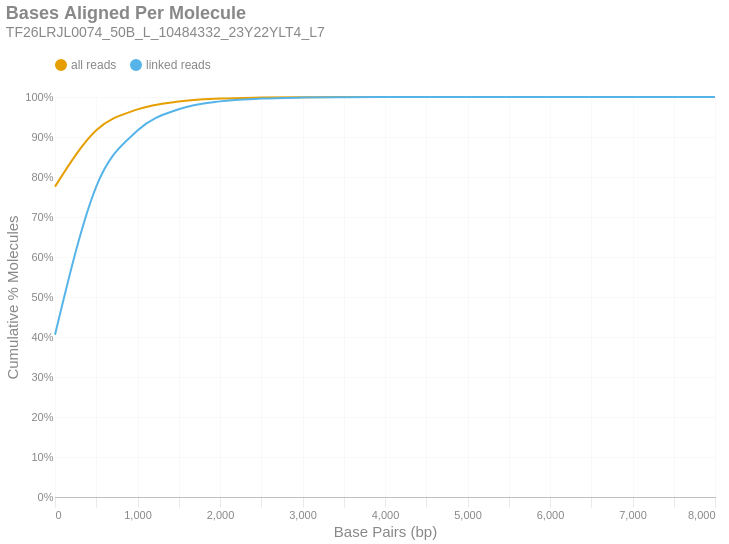

Here is the notebook cell this chart was saved with:
### Markdown cell above
### Bases Aligned Per Molecule
This is a cumulative frequency distribution showing the number of base pairs aligned per unique molecule. These data are shown in 500 bp bins. There are two distributions: one with `all reads` (yellow) and another with only `linked reads` (blue). The percent of molecules in the `linked reads` distribution is relative to the total number of linked molecules.

### Code cell
if SKIPLR:
    print_html(f"Skipped")
else:
    binned_df = consolidated_hist(valids['aligned_bp'], mask, 500, True)
    with SafeRender(binned_df):
        (
            density_plot(binned_df, 'Bases Aligned Per Molecule', samplename, 'basesper')
            .encode(
                x=alt.X('bin:Q', title="Base Pairs (bp)").axis(tickMinStep=500).scale(padding=0),
                y=alt.Y('value:Q', title='Cumulative % Molecules')
                    .axis(format='%')
                    .scale(domain = [0,1])
                    .stack(False),
                color=alt.Color("key:N").scale(domain = ["all reads", "linked reads"]),
                tooltip = [
                    alt.Tooltip("key:N", title = "Data Type"),
                    alt.Tooltip("range_label:N", title="Bases Aligned Per Molecule"),
                    alt.Tooltip("value:Q", format = ".2%", title="% Molecules (Cum.)")
                ]
            )
        ).display()

### Figure 1 — Vega-Lite specification as saved in the notebook (floating-point values rounded to 4 significant figures)
{"width": "container", "height": 400, "config": {"title": {"anchor": "start", "dy": -15, "fontSize": 18, "color": "#888888", "subtitleColor": "#888888", "subtitleFontSize": 14}, "arc": {"fill": "#0072B2"}, "axis": {"domainColor": "#888888", "domainWidth": 0.5, "gridWidth": 0.2, "grid": false, "titleFontWeight": 400, "titleFontSize": 15, "labelFontSize": 11, "labelColor": "#888888", "tickColor": "#888888", "tickWidth": 0.2, "titleColor": "#888888"}, "axisBand": {"grid": false}, "axisX": {"grid": true, "tickSize": 10, "domainCap": "round"}, "axisY": {"domain": false, "grid": true, "tickSize": 0, "domainCap": "round"}, "background": "transparent", "header": {"labelFontSize": 15, "labelColor": "#888888", "titleFontSize": 15, "titleFontWeight": 600, "titleColor": "#888888"}, "legend": {"labelFont": "sans-serif", "labelFontSize": 12, "labelColor": "#888888", "symbolSize": 100, "symbolType": "circle", "titleFontSize": 12, "titlePadding": 10, "titleColor": "#888888", "title": null, "orient": "top"}, "range": {"category": ["#E69F00", "#56B4E9", "#009E73", "#F0E442", "#0072B2", "#D55E00", "#CC79A7", "#000000"], "diverging": ["#cfe8f3", "#a2d4ec", "#73bfe2", "#46abdb", "#1696d2", "#12719e"]}, "area": {"fill": "#0072B2", "fillOpacity": 0.7, "line": true, "strokeOpacity": 0.7}, "line": {"color": "#0072B2", "stroke": "#0072B2", "strokeWidth": 2}, "trail": {"color": "#0072B2", "stroke": "#0072B2", "strokeWidth": 0, "size": 1}, "point": {"filled": true, "fillOpacity": 1.0, "size": 95}, "text": {"color": "#888888", "fontSize": 11, "align": "right", "fontWeight": 400, "size": 11}, "bar": {"fill": "#0072B2", "stroke": null}, "view": {"stroke": null, "continuousWidth": 660, "continuousHeight": 400}}, "data": {"name": "data-ff92d7a7be73f1bbb5a2c3d6e1073776"}, "mark": {"type": "line", "interpolate": "monotone", "point": {"opacity": 0, "size": 275}}, "encoding": {"color": {"field": "key", "scale": {"domain": ["all reads", "linked reads"]}, "type": "nominal"}, "tooltip": [{"field": "key", "title": "Data Type", "type": "nominal"}, {"field": "range_label", "title": "Bases Aligned Per Molecule", "type": "nominal"}, {"field": "value", "format": ".2%", "title": "% Molecules (Cum.)", "type": "quantitative"}], "x": {"axis": {"tickMinStep": 500}, "field": "bin", "scale": {"padding": 0}, "title": "Base Pairs (bp)", "type": "quantitative"}, "y": {"axis": {"format": "%"}, "field": "value", "scale": {"domain": [0, 1]}, "stack": false, "title": "Cumulative % Molecules", "type": "quantitative"}}, "params": [{"name": "param_c36ac31b6afebe62", "select": {"type": "point", "fields": ["key"]}, "bind": "legend"}], "title": {"text": "Bases Aligned Per Molecule", "subtitle": "TF26LRJL0074_50B_L_10484332_23Y22YLT4_L7"}, "transform": [{"fold": ["all reads (cumsum)", "linked reads (cumsum)"]}, {"calculate": "replace(datum.key, ' (cumsum)', '')", "as": "key"}, {"filter": {"param": "param_c36ac31b6afebe62"}}], "usermeta": {"embedOptions": {"downloadFileName": "TF26LRJL0074_50B_L_10484332_23Y22YLT4_L7.basesper"}}, "$schema": "https://vega.github.io/schema/vega-lite/v6.4.1.json", "datasets": {"data-ff92d7a7be73f1bbb5a2c3d6e1073776": [{"bin": "0.0", "interval": "0.0-500.0", "all reads": 0.7759, "linked reads": 0.4055, "all reads (cumsum)": 0.7759, "linked reads (cumsum)": 0.4055, "range_label": "0-499"}, {"bin": "500.0", "interval": "500.0-1000.0", "all reads": 0.141, "linked reads": 0.3706, "all reads (cumsum)": 0.9168, "linked reads (cumsum)": 0.776, "range_label": "500-999"}, {"bin": "1000.0", "interval": "1000.0-1500.0", "all reads": 0.05216, "linked reads": 0.1403, "all reads (cumsum)": 0.969, "linked reads (cumsum)": 0.9163, "range_label": "1000-1499"}, {"bin": "1500.0", "interval": "1500.0-2000.0", "all reads": 0.01966, "linked reads": 0.05306, "all reads (cumsum)": 0.9886, "linked reads (cumsum)": 0.9694, "range_label": "1500-1999"}, {"bin": "2000.0", "interval": "2000.0-2500.0", "all reads": 0.007301, "linked reads": 0.0197, "all reads (cumsum)": 0.9959, "linked reads (cumsum)": 0.9891, "range_label": "2000-2499"}, {"bin": "2500.0", "interval": "2500.0-3000.0", "all reads": 0.002556, "linked reads": 0.006898, "all reads (cumsum)": 0.9985, "linked reads (cumsum)": 0.996, "range_label": "2500-2999"}, {"bin": "3000.0", "interval": "3000.0-3500.0", "all reads": 0.0009442, "linked reads": 0.002548, "all reads (cumsum)": 0.9994, "linked reads (cumsum)": 0.9985, "range_label": "3000-3499"}, {"bin": "3500.0", "interval": "3500.0-4000.0", "all reads": 0.0003342, "linked reads": 0.0009019, "all reads (cumsum)": 0.9998, "linked reads (cumsum)": 0.9994, "range_label": "3500-3999"}, {"bin": "4000.0", "interval": "4000.0-4500.0", "all reads": 0.0001278, "linked reads": 0.0003448, "all reads (cumsum)": 0.9999, "linked reads (cumsum)": 0.9998, "range_label": "4000-4499"}, {"bin": "4500.0", "interval": "4500.0-5000.0", "all reads": 5.713e-05, "linked reads": 0.0001542, "all reads (cumsum)": 1.0, "linked reads (cumsum)": 0.9999, "range_label": "4500-4999"}, {"bin": "5000.0", "interval": "5000.0-5500.0", "all reads": 1.843e-05, "linked reads": 4.974e-05, "all reads (cumsum)": 1.0, "linked reads (cumsum)": 1.0, "range_label": "5000-5499"}, {"bin": "5500.0", "interval": "5500.0-6000.0", "all reads": 8.6e-06, "linked reads": 2.321e-05, "all reads (cumsum)": 1.0, "linked reads (cumsum)": 1.0, "range_label": "5500-5999"}, {"bin": "6000.0", "interval": "6000.0-6500.0", "all reads": 2.457e-06, "linked reads": 6.632e-06, "all reads (cumsum)": 1.0, "linked reads (cumsum)": 1.0, "range_label": "6000-6499"}, {"bin": "6500.0", "interval": "6500.0-7000.0", "all reads": 1.843e-06, "linked reads": 4.974e-06, "all reads (cumsum)": 1.0, "linked reads (cumsum)": 1.0, "range_label": "6500-6999"}, {"bin": "7000.0", "interval": "7000.0-7500.0", "all reads": 0.0, "linked reads": 0.0, "all reads (cumsum)": 1.0, "linked reads (cumsum)": 1.0, "range_label": "7000-7499"}, {"bin": "7500.0", "interval": "7500.0-8000.0", "all reads": 0.0, "linked reads": 0.0, "all reads (cumsum)": 1.0, "linked reads (cumsum)": 1.0, "range_label": "7500-7999"}, {"bin": "8000.0", "interval": "8000.0-8500.0", "all reads": 6.143e-07, "linked reads": 1.658e-06, "all reads (cumsum)": 1.0, "linked reads (cumsum)": 1.0, "range_label": "8000-8499"}]}}
